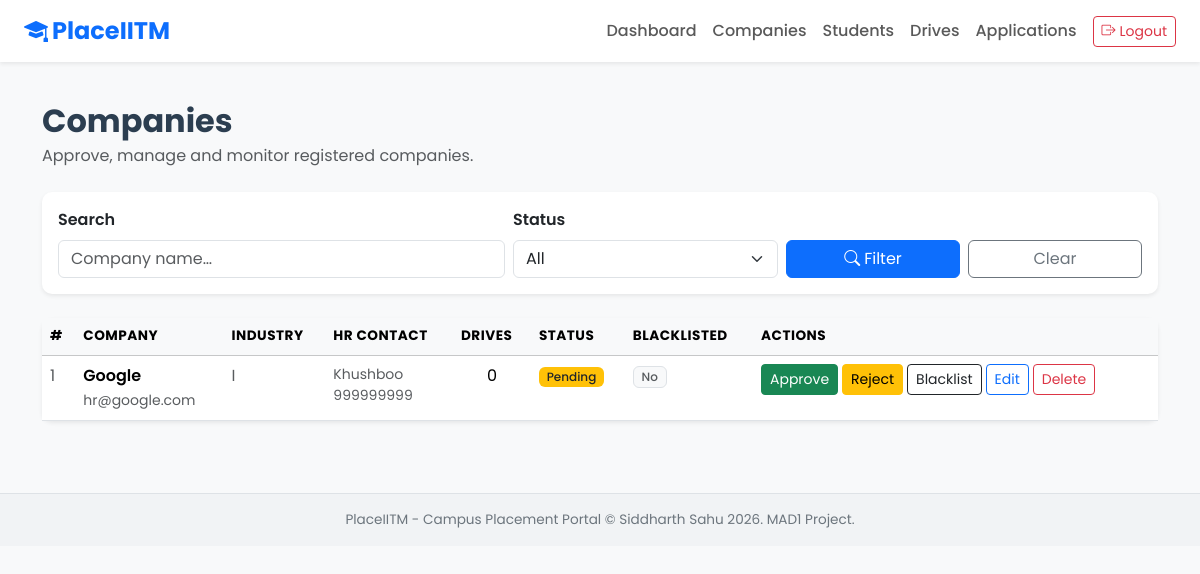
Page /admin/companies (signed in) on the earlier database version.
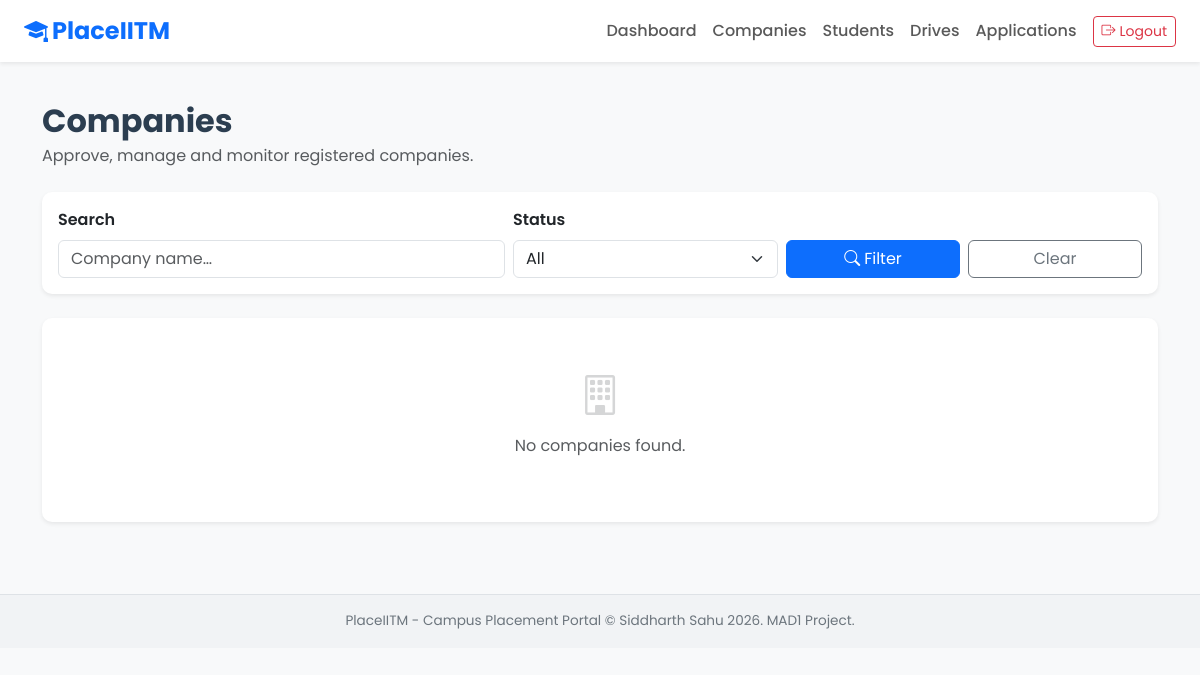
Same page on the later database version.
### models.py (models this page shows, shortened)
class Company(db.Model):
    __tablename__ = "companies"
    id = db.Column(db.Integer, primary_key=True)
    user_id = db.Column(db.Integer, db.ForeignKey('users.id'), nullable=False, unique=True)
    company_name = db.Column(db.String(200), nullable=False)
    industry = db.Column(db.String(100))
    hr_name = db.Column(db.String(100))
    hr_contact = db.Column(db.String(100))
    website = db.Column(db.String(200))
    description = db.Column(db.Text)
    location = db.Column(db.String(100))
    approval_status = db.Column(db.String(30), default='pending', nullable=False)
    registered_at = db.Column(db.DateTime, default= datetime.utcnow)
    updated_at = db.Column(db.DateTime, default= datetime.utcnow, onupdate=datetime.utcnow)
    drives = db.relationship("PlacementDrive", backref="company", lazy=True, cascade="all, delete-orphan")

class User(UserMixin, db.Model):
    __tablename__ = "users"
    id = db.Column(db.Integer, primary_key=True)
    username = db.Column(db.String(120), unique=True, nullable=False)
    role = db.Column(db.String(30), nullable=False)
    email = db.Column(db.String(191), unique=True, nullable=False, index=True)
    passwd = db.Column(db.String(256), nullable=False)
    is_active = db.Column(db.Boolean, default=True)
    created_at = db.Column(db.DateTime, default= datetime.utcnow)
    updated_at = db.Column(db.DateTime, default= datetime.utcnow, onupdate=datetime.utcnow)
    is_blacklisted = db.Column(db.Boolean, default=False)
    def is_admin(self):
        return self.role == Admin_role
    company_profile = db.relationship("Company", backref=db.backref('user', uselist=False),
                                      uselist=False, cascade = "all, delete-orphan")
    student_profile = db.relationship('Student', backref=db.backref('user', uselist=False),uselist=False, cascade="all, delete-orphan")

### app.py (the view)
@app.route('/admin/companies')
@admin_required
def admin_companies():
    search = request.args.get('search', '').strip()
    status = request.args.get('status', '').strip()
    query = Company.query
    if search:
        query = query.filter(Company.company_name.ilike(f'%{search}%'))
    if status:
        query = query.filter_by(approval_status=status)
    companies = query.order_by(Company.registered_at.desc()).all()
    return render_template('admin_companies.html', companies=companies, search=search, status_filter=status)

### app.py (called while the page is built)
@login_manager.user_loader
def load_user(user_id):
    return User.query.get(int(user_id))

def admin_required(f):
    @wraps(f)
    @login_required
    def decorated(*args, **kwargs):
        if not current_user.is_admin():
            flash('Acces denied - Admins allowed only.', 'danger')
            abort(403)
        return f(*args, **kwargs)
    return decorated

### templates/admin_companies.html (shortened to what the changed rows need)
{% extends "base.html" %}
{% block content %}
<div class="d-flex justify-content-between align-items-center mb-4">
    <div>
        <h2 class="fw-bold mb-1">Companies</h2>
    </div>
</div>
<div class="card shadow-sm border-0">
    <div class="card-body p-0">
        {% if companies %}
        <div class="table-responsive">
            <table class="table table-hover mb-0">
                <thead class="table-light">
                    <tr>
                        <th>#</th>
                        <th>Company</th>
                        <th>Industry</th>
                        <th>HR Contact</th>
                        <th>Drives</th>
                        <th>Status</th>
                        <th>Blacklisted</th>
                        <th>Actions</th>
                    </tr>
                </thead>
                <tbody>
                    {% for co in companies %}
                    <tr>
                        <td class="text-muted">{{ co.id }}</td>
                        <td>
                            <div class="fw-semibold">{{ co.company_name }}</div>
                            <small class="text-muted">{{ co.user.email }}</small>
                        </td>
                        <td class="text-muted">{{ co.industry or '-' }}</td>
                        <td class="text-muted small">
                            {{ co.hr_name or '-' }}<br>
                            {{ co.hr_contact or '' }}
                        </td>
                        <td class="text-center">{{ co.drives | length }}</td>
                        <td>
                            {% if co.approval_status == 'pending' %}
                                <span class="badge bg-warning text-dark">Pending</span>
                            {% elif co.approval_status == 'approved' %}
                                <span class="badge bg-success">Approved</span>
                            {% else %}
                                <span class="badge bg-danger">Rejected</span>
                            {% endif %}
                        </td>
                        <td>
                            {% if co.user.is_blacklisted %}
                                <span class="badge bg-dark">Yes</span>
                            {% else %}
                                <span class="badge bg-light text-muted border">No</span>
                            {% endif %}
                        </td>
                        <td>
                            <div class="d-flex flex-wrap gap-1">
                                {% if co.approval_status != 'approved' %}
                                <form method="POST" action="{{ url_for('admin_company_approve', co_id=co.id) }}">
                                    <button type="submit" class="btn btn-sm btn-success">Approve</button>
                                </form>
                                {% endif %}
                                {% if co.approval_status != 'rejected' %}
                                <form method="POST" action="{{ url_for('admin_company_reject', co_id=co.id) }}">
                                    <button type="submit" class="btn btn-sm btn-warning">Reject</button>
                                </form>
                                {% endif %}
                                <form method="POST" action="{{ url_for('admin_toggle_company_blacklist', co_id=co.id) }}">
                                    <button type="submit" class="btn btn-sm btn-outline-dark">
                                        {% if co.user.is_blacklisted %}Unblacklist{% else %}Blacklist{% endif %}
                                    </button>
                                </form>
                                <a href="{{ url_for('admin_company_edit', co_id=co.id) }}"
                                   class="btn btn-sm btn-outline-primary">Edit</a>
                                <form method="POST" action="{{ url_for('admin_company_delete', co_id=co.id) }}">
                                    <button type="submit" class="btn btn-sm btn-outline-danger">
                                        Delete
                                    </button>
                                </form>
                            </div>
                        </td>
                    </tr>
                    {% endfor %}
                </tbody>
            </table>
        </div>
        {% else %}
            <div class="text-center py-5 text-muted">
                <i class="bi bi-building fs-1 d-block mb-2 opacity-25"></i>
                <p>No companies found.</p>
            </div>
        {% endif %}
    </div>
</div>
{% endblock %}

Differences in the rows shown:
removed Company: id "1", company_name "Google", user.email "hr@google.com", industry "I", hr_name "Khushboo", hr_contact "999999999", drives|length "0", approval_status "Pending"
Other differences:
text no longer shown: "# COMPANY INDUSTRY HR CONTACT DRIVES STATUS BLACKLISTED ACTIONS"
text now shown: "No companies found."
